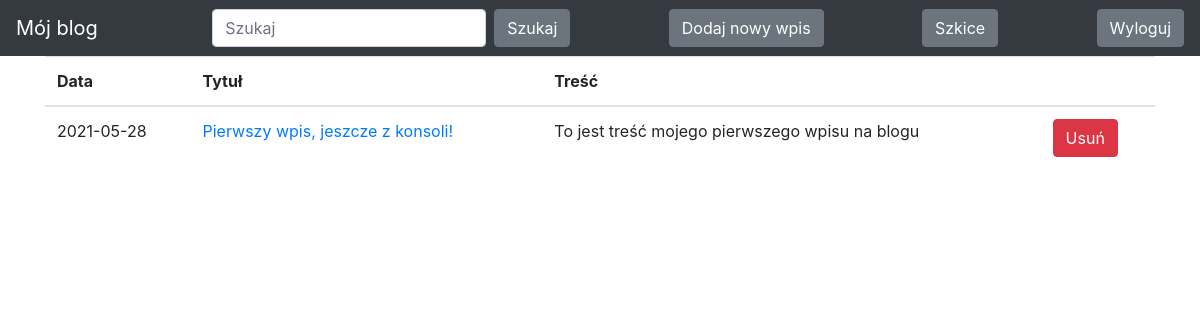
The page /drafts/ (signed in) on the database as committed earlier.
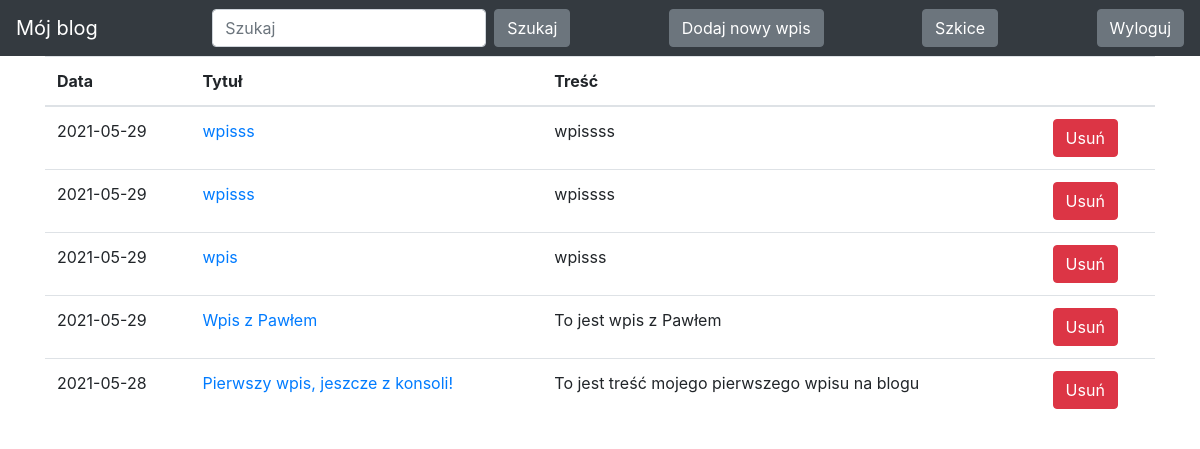
The same page on the database as committed later.
### blog/models.py (models this page shows)
class Entry(db.Model):
    id = db.Column(db.Integer, primary_key=True)
    title = db.Column(db.String(80), nullable=False)
    body = db.Column(db.Text, nullable=False)
    pub_date = db.Column(db.DateTime, nullable=False,
                         default=datetime.datetime.utcnow)
    is_published = db.Column(db.Boolean, default=False)

### blog/routes.py (the view)
@app.route('/drafts/', methods=['GET'])
@login_required
def list_drafts():
    drafts = Entry.query.filter_by(is_published=False).order_by(Entry.pub_date.desc())
    return render_template("drafts.html", drafts=drafts)

### blog/routes.py (called while the page is built)
def login_required(view_func):
    @functools.wraps(view_func)
    def check_permissions(*args, **kwargs):
        if session.get('logged_in'):
            return view_func(*args, **kwargs)
        return redirect(url_for('login', next=request.path))
    return check_permissions

### blog/templates/drafts.html (shortened to what this page needs)
<!DOCTYPE html>
<html lang="en">
{% extends "base.html" %}
{% block content %}
<table class="table">
  <thead>
    <tr>
      <th scope="col">Data</th>
      <th scope="col">Tytuł</th>
      <th scope="col">Treść</th>
      <th scope="col"></th>
    </tr>
  </thead>
    <tbody>
  {% for post in drafts %}
    <tr>
       <td>
           {{ post.pub_date.strftime('%Y-%m-%d') }}
       </td>
       <td>
           <a href="{{ url_for('edit_entry', entry_id=post.id) }}">
               {{ post.title }}
           </a>
       </td>
       <td>{{ post.body|truncate(100, true) }}</td>
        <td>
            <button class="btn btn-danger my-2 my-sm-0" type="submit"><a href="{{ url_for('delete_entry', entry_id=post.id) }}" style="text-decoration: none; color: white">Usuń</a></button>
        </td>
     </tr>
     {% endfor %}
   </tbody>
 </table>
{% endblock %}

### blog/templates/base.html (shortened to what this page needs)
<!DOCTYPE html>
<html lang="en">
<head>
    <link rel="stylesheet" href="https://stackpath.bootstrapcdn.com/bootstrap/4.3.1/css/bootstrap.min.css"
>
</head>
<body>
<nav class="navbar navbar-expand-lg navbar-dark bg-dark static-top">
        <a class="navbar-brand" href="#!">Mój blog</a>
        <div class="collapse navbar-collapse" id="navbarsExampleDefault">
            <form class="form-inline my-2 my-lg-0" action="{{ url_for('index') }}" method="GET">
                <input class="form-control mr-sm-2" type="text" name="search" placeholder="Szukaj" aria-label="Szukaj">
                <button class="btn btn-secondary my-2 my-sm-0" type="submit">Szukaj</button>
            </form>
        </div>
        <div class="collapse navbar-collapse" id="navbarsExampleDefault1">
                <button class="btn btn-secondary my-2 my-sm-0" type="submit"><a href="/new-post/" style="text-decoration: none; color: white">Dodaj nowy wpis</a></button>
        </div>
        <div class="collapse navbar-collapse" id="navbarsExampleDefault2">
                <button class="btn btn-secondary my-2 my-sm-0" type="submit"><a href="/drafts/" style="text-decoration: none; color: white">Szkice</a></button>
        </div>
        <div class="collapse navbar-collapse" id="navbarsExampleDefault3">
                {% if session.logged_in %}
                <form class="form-inline my-2 my-lg-0" action="{{ url_for('logout') }}" method="POST">
                <button class="btn btn-secondary my-2 my-sm-0" type="submit">Wyloguj</button>
                </form>
                {% else %}
                <a href="{{ url_for('login') }}" class="btn btn-secondary my-2 my-lg-0">Zaloguj</a>
                {% endif %}
        </div>
</nav>
<main role="main" class="container">
   {% block content %}
   {% endblock %}
 </main>
</body>
</html>

Rows that differ between the two databases and show on the page:
added Entry: pub_date "2021-05-29", title "wpisss", body "wpissss"
added Entry: pub_date "2021-05-29", title "wpisss", body "wpissss"
added Entry: pub_date "2021-05-29", title "wpis", body "wpisss"
added Entry: pub_date "2021-05-29", title "Wpis z Pawłem", body "To jest wpis z Pawłem"
